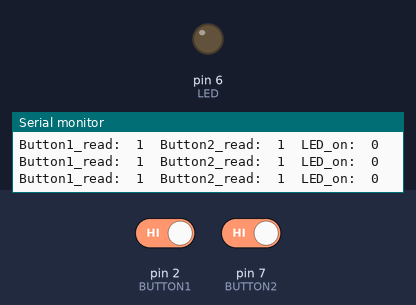
The program below on a simulated Arduino Uno, built with avr-gcc and run on an emulated ATmega328P. On the bench: output pins drawn as LEDs (lit = HIGH), the last lines printed to the serial monitor. Inputs (shaded band) come from the test bench; at power-on: pin 2 (BUTTON1) HIGH, pin 7 (BUTTON2) HIGH.

Above: at 1.2 s.
1.3 s: pin 2 (BUTTON1) driven LOW and pin 7 (BUTTON2) driven LOW
At 2.6 s:
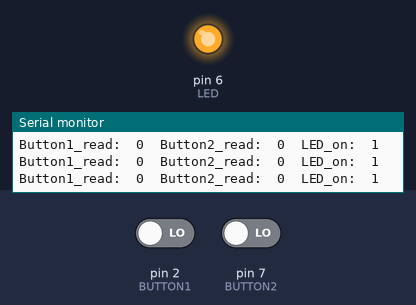
Timing chart, 0 to 4.3 s (numbered marks = the images above; inputs shaded):
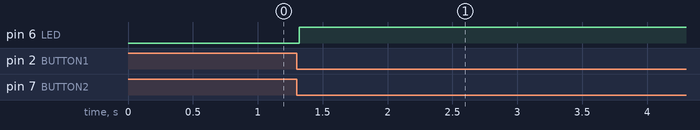

The program:

main.cpp
```cpp
#include <Arduino.h>

#define PRINT(var) Serial.print(#var ":\t"); Serial.print(var); Serial.print('\t')
#define PRINTLN(var) Serial.print(#var ":\t"); Serial.println(var)
#define BUTTON1 2
#define BUTTON2 7
#define LED 6
#define PATTERN 2 //USER ADJUSTABLE 1 or 2


void setup(){
    Serial.begin(9600);
    pinMode(BUTTON1, INPUT_PULLUP);
    pinMode(BUTTON2, INPUT_PULLUP);
    pinMode(LED, OUTPUT);
}

bool flag, flag2, flag3 = LOW; //Flag for first, second button and both_buttons pressed flags
bool LED_on = LOW;


void loop(){
    //if chosen PATTERN 1: no matter what switch is pressed, the LED changes state (from on to off, or from off to on)
    //if chosen PATTERN 2: when both switches are pressed at the same time, the LED changes state (from on to off, or from off to on)

    bool Button1_read = digitalRead(BUTTON1); //using PULLUP: if not pressed 1, if pressed 0
    bool Button2_read = digitalRead(BUTTON2);

    switch (PATTERN){
        case 1:
            if (Button1_read != flag) { //only go here once of full cycle PRESS+RELEASE
                flag = Button1_read;
                if (!Button1_read) {
                    LED_on = !LED_on;
                }
            }

            else if (Button2_read != flag2) {
                flag2 = Button2_read;
                if (!Button2_read) {
                    LED_on = !LED_on;
                }
            }
            break;

        case 2:
            if ((Button1_read || Button2_read) != flag3) { // or gives 0 if both pressed, 1 otherwise (we're using pullup = not pressed = 1)
                flag3 = (Button1_read || Button2_read); //this continously flip the flag on opposite if both buttons are pressed

                if ((Button1_read || Button2_read) == LOW) { //if both pressed (and not released since)
                    LED_on = !LED_on;
                }
            }
            break;

        default:
            break;
        }


    digitalWrite(LED, LED_on);
    PRINT(Button1_read);
    PRINT(Button2_read);
    PRINTLN(LED_on);
}
```

Measured:
- after the input at 1.3 s, pin 6 (LED): LOW → HIGH at once
